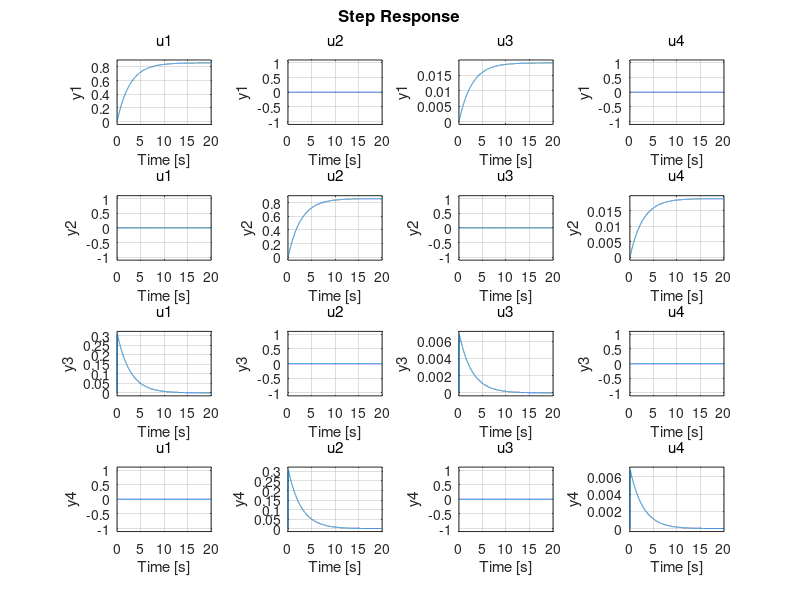

The MATLAB source for this figure:
% %capstone SIM+CONTROL 
%to be used in raspb pi, this script is explicitly to compute the
%Controller matrix that expresses the dynamics
%everything will be in SI unit
clc; clear; close all;
%%FOR INVERTED PENDULUM 
%%FOR INVERTED PENDULUM
%%FOR INVERTED PENDULUM 
%%FOR INVERTED PENDULUM

I=4;
leverArm=0.1; %%cp-cg, center of pressure-center of gravity
CNa=37*pi/180;
%%putting aerodynamic plant+control in a system of form xdot=Ax+Bu, where
%%x represents the state
density=1;
v=150; %%roughly half the speed of sound, this is the freestream air speed
A=0.25*pi*(6*25.4)^2;
%C1=-CNa*leverArm*(0.5*density*v^2)/I;
C1=14.61;
C2=-CNa*(leverArm^2)*(0.5*density*v)/I;
A=[0 0 1 0; 0 0 0 1; C1 0 C2 0; 0 C1 0 C2]; 
%%note that damping is basically miniscule compared to spring constant
%%calling it spring constant because this is basically just a mass spring
%%differential equation
%%our u input here is the angle, we will have to change this to represent
%%the actual actuation of the piston, AJ i can explain this in person
leverArmMotor=0.25;
Thrust=98;%N
%torque is then Thrust*LeverArmMotor*theta, theta is in our state
%recall that our state vector is [theta1,theta2,thetaDot1,thetaDot2]
C3=Thrust*leverArmMotor;
%B matrix in the dynamical system
%B=[0 0; 0 0; C3 0; 0 C3];
%B with velocities
td=1.56/1.44/2;
B=[0 0 0 0; 0 0 0 0; C3 0 td 0; 0 C3 0 td];
%%
Bchopped=[C3 0 0 0; 0 C3 0 0];
%%%from rishi Jan 16 2022, the B matrix that determines the optimal control
%%tf had to be edited such that it was clear that only the angular output
%%could be changed into angular acceleration via the motor's thrust
%%defining the Q and R matrices, making them default for now, effectively
%%these are the quantities we play with for tuning, where R defines the
%%weight of our actuators on the optimization function, and Q defines the
%%weight of how close we have to be to the reference (0 angle, 0 angular
%%velocity) We can talk more on this
Q=[1 0 0 0; 0 1 0 0; 0 0 10 0; 0 0 0 10];
R=Q;
%R=Q because i was lazy

C=eye(4,4);
D=zeros(4,4);
E=zeros(4,4);
%DelayT=struct('delay',td,'a',E,'b',B,'c',E,'d',D);


%sys=delayss(A,D,C,D,DelayT);
%NU = [1];
%NY = [1];
%NINT = [1];
%sysPade=pade(sys,NU,NY,NINT);

[K1,S1,P1] = lqr(A,B,Q,R);


sys=ss(A-B*K1,B,C,D);
step(sys)

